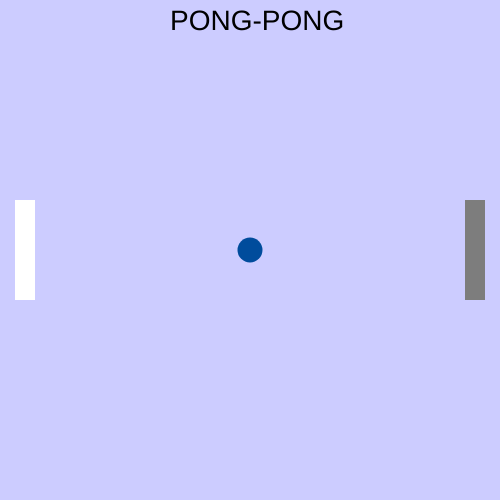
Frame 1 (no input)
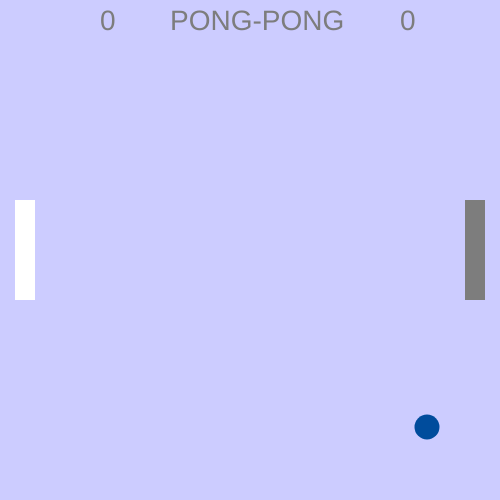
Frame 60 (no input)
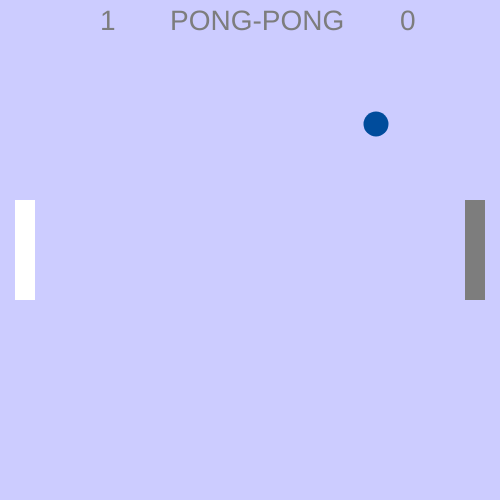
Frame 120 (the mouse pressed at the canvas centre since frame 60)

The p5.js sketch that drew these frames (run headless with seeded random() and noise() and a simulated clock; from frame 60 on, the mouse is pressed at the canvas centre):

// p5.js sketch
// ── sketch.js
const ballInstance = new Ball(250,250,25);
const player1 = new LeftPlayer(15, 200, 20, 100);
const player2 = new RightPlayer(465,200,20, 100);

function setup() {
  createCanvas(500, 500);   
}

function draw() {
  let yRect1 = player1.getY();
  let yRect2 = player2.getY();
  let bx = ballInstance.getX();
  let by = ballInstance.getY();
  let score1 = ballInstance.getScore1();
  let score2 = ballInstance.getScore2();

  background(204,204,255);
  textSize(28);
  noStroke();
	text("PONG-PONG", 170, 30);
	text(score1, 100, 30);
	text(score2, 400, 30);

  ballInstance.pintar();
  player1.pintar();
  player2.pintar();
  ballInstance.mover();
  player1.mover();
  player2.mover();
  
  if (bx >= 460 && by > yRect2 && by < (yRect2 + 100)) {
    ballInstance.setMoveRight(false);
  }

  if (bx <= 40 && by > yRect1 && by < (yRect1 + 90)) {
    ballInstance.setMoveRight(true);
  }

}
// ── Bola.js
class Ball {
    constructor (x, y, diametro){
        this.x = x;
        this.y = y;
        this.diametro = diametro;
    
        this.mov = true;
        this.moveRight = true;
        this.moveDown = true;
    }

    pintar(){
        noStroke();
        fill(0,76,156);
        ellipse(this.x, this.y, this.diametro, this.diametro);      
    }

    mover(){
    this.speedSide = 3;
    this.speedVert = 3;
    if (this.score1 === undefined || this.score1 === null) {
        this.score1 = 0;
        this.score2 = 0;            
    }
    
        if (this.moveRight === true){
            this.x = this.x + this.speedSide;
        } else{
            this.x = this.x - this.speedSide;
        }
        if (this.moveDown === true){
            this.y = this.y + this.speedVert;
        } else{
            this.y = this.y - this.speedVert;
        }
        if (this.y <= 10) {
			this.moveDown = true;
		}
		if (this.y >= 480) {
			this.moveDown = false;
		}
		if (this.x >= 480) {

            //puntaje jugador 1 
            this.score1++;
			this.x = 500 / 2;
			this.y = 500 / 2;
		}
		if (this.x <= 10) {
            
            //puntaje jugador 2
            this.score2++;
			this.x = 500 / 2;
			this.y = 500 / 2;
		}
        
    }
      
    getX(){
        return this.x;
    }
    setX(x){
        this.x = x;
    }
    getY(){
        return this.y;
    }
    setY(y){
        this.y = y;
    }
    getDiametro(){
        return this.diametro;
    }
    setDiametro(diametro){
        this.diametro = diametro;
    }
    isMov(){
        return this.mov;
    }
    setMov(mov){
        this.mov = mov;
    }
    getScore1(){
        return this.score1;
    }
    setScore1(score1){
        this.score1 = score1;
    }
    getScore2(){
        return this.score2;
    }
    setScore2(score2){
        this.score2 = score2;
    }
    getMoveRight(){
        return this.moveRight;
    }
    setMoveRight(moveRight){
        this.moveRight = moveRight;
    }
    getMoveDown(){
        return this.moveDown;
    }
    setMoveDown(moveDown){
        this.moveDown = moveDown;
    }
}
// ── Left.js
class LeftPlayer {
    constructor(x, y, base, altura){
    this.x = x;
    this.y = y;
    this.base = base;
    this.altura = altura;
    
    }
    pintar(){
        noStroke();
        fill(255);
        rect(this.x, this.y, this.base, this.altura);
    }
    mover(){
       if(keyIsPressed) {
        switch(key){
            case 'w':  //Arriba
                this.y -= 8;
                break;
            case 's':  //Abajo
                this.y += 8;
                break;
        }
        }
    }
    getX(){
        return this.x;
    }
    setX(x){
        this.x = x;
    }
    getY() {
        return this.y;
    }
    setY(y) {
        this.y = y;
    }
    getBase(){
        return this.base;
    }
    setBase(base){
        this.base = base;
    }
    getAltura(){
        return this.altura;
    }
    setBase(altura){
        this.altura = altura;
    }   
}
// ── Right.js
class RightPlayer {
    constructor(x, y, base, altura){
        this.x = x;
        this.y = y;
        this.base = base;
        this.altura = altura;
    
    }
    pintar(){
        noStroke();
        fill(125);
        rect(this.x, this.y, this.base, this.altura);
    }
    mover(){
        if(keyIsPressed) {
         switch(key){
             case 'ArrowUp': //Arriba
                 this.y -= 8;
                 break;
             case 'ArrowDown': //Abajo
                 this.y += 8;
                 break;
         }
         }
     }
    
    getX(){
        return this.x;
    }
    setX(x){
        this.x = x;
    }
    getY() {
        return this.y;
    }
    setY(y) {
        this.y = y;
    }
    getBase(){
        return this.base;
    }
    setBase(base){
        this.base = base;
    }
    getAltura(){
        return this.altura;
    }
    setBase(altura){
        this.altura = altura;
    }   
}
